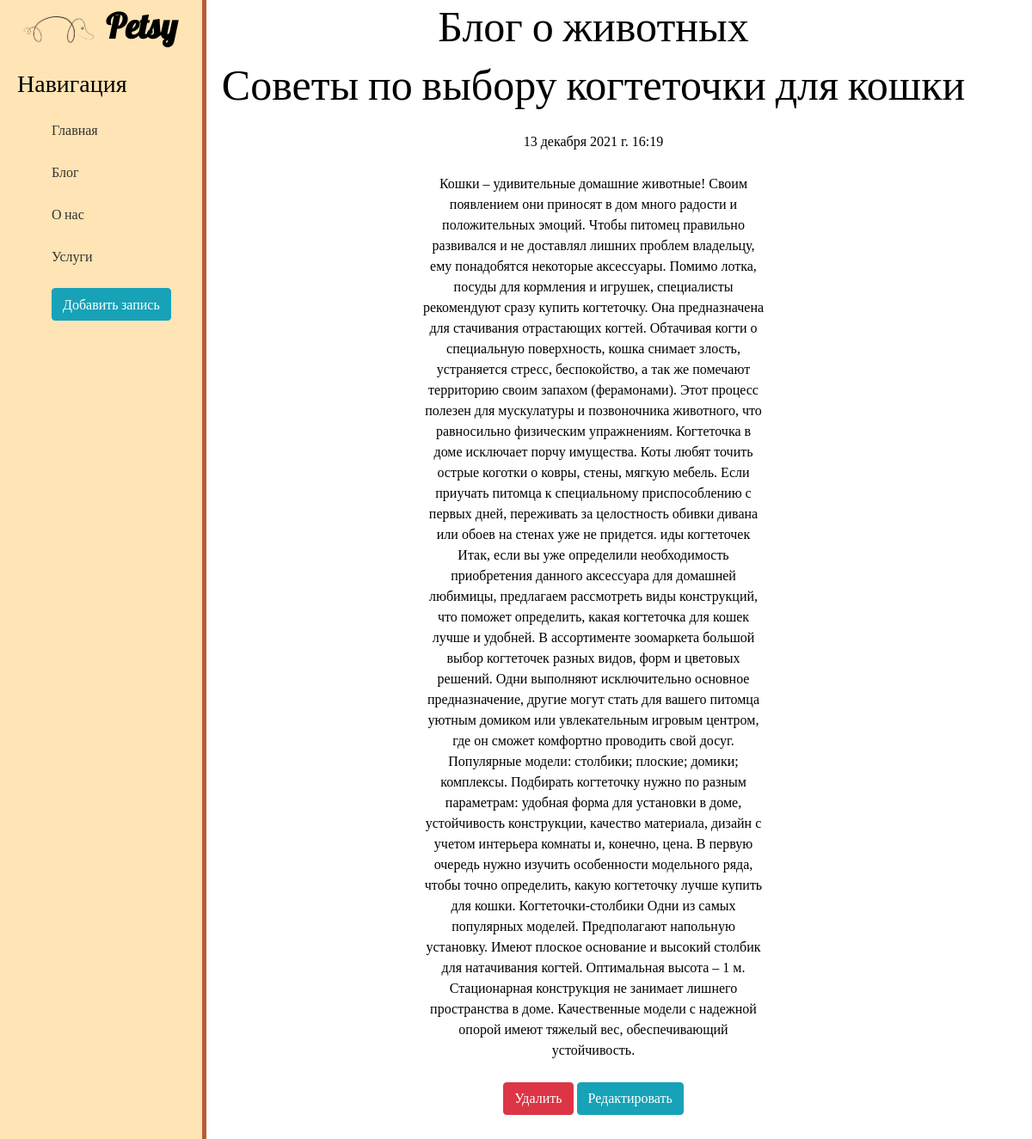
The app's page /blog/5 with its own data.
### blog/models.py (models this page shows, shortened)
class Article(models.Model):
    title = models.CharField('Название статьи', max_length=100)
    anons = models.CharField('Анонс', max_length=250)
    full_text = models.TextField('Статья')
    date = models.DateTimeField('Дата публикации')
    class Meta:
        verbose_name = 'Статья'
        verbose_name_plural = 'Статьи'

### blog/views.py (the view)
# urls.py: path('<int:pk>', views.BlogDetailView.as_view(), name='blog-detail'),
class BlogDetailView(DetailView):
    model = Article
    template_name = 'blog/detail_view.html'
    context_object_name = 'article'

### blog/templates/blog/detail_view.html (shortened to what this page needs)
{% extends 'main/layout.html' %}
{% block content %}
    <div class="features">
        <h1>Блог о животных</h1>
        <h1>{{ article.title }}</h1>
        <p>{{ article.date }}</p>
        <p>{{ article.full_text }}</p>
        <a href="{% url 'blog-delete' article.id %}" class="btn btn-danger">Удалить</a>
        <a href="{% url 'blog-update' article.id %}" class="btn btn-info">Редактировать</a>
    </div>
{% endblock %}

### main/static/main/css/main.css (style rules this page uses)
body { background: #FFEEDB; color: #000000; }
main .features { font-family: 'Rajdhani'; float: left; color: #000000; margin-top 100px; text-align: center; width: 75% }
main .features h1 { font-size: 50px; font-family: 'Lobster'; }
main .features p { max-width: 400px; margin: 25px auto }

### records on screen
Article: title "Советы по выбору когтеточки для кошки", date "13 декабря 2021 г. 16:19", full_text "Кошки – удивительные домашние животные! Своим появлением они приносят в дом много радости и положительных эмоций. Чтобы питомец правильно развивался и не доставлял лишних проблем владельцу, ему понадобятся некоторые аксессуары. Помимо лотка, посуды для кормления и игрушек, специалисты рекомендуют сразу купить когтеточку. Она предназначена для стачивания отрастающих когтей. Обтачивая когти о специальную поверхность, кошка снимает злость, устраняется стресс, беспокойство, а так же помечают территорию своим запахом (ферамонами). Этот процесс полезен для мускулатуры и позвоночника животного, что равносильно физическим упражнениям. Когтеточка в доме исключает порчу имущества. Коты любят точить…"
